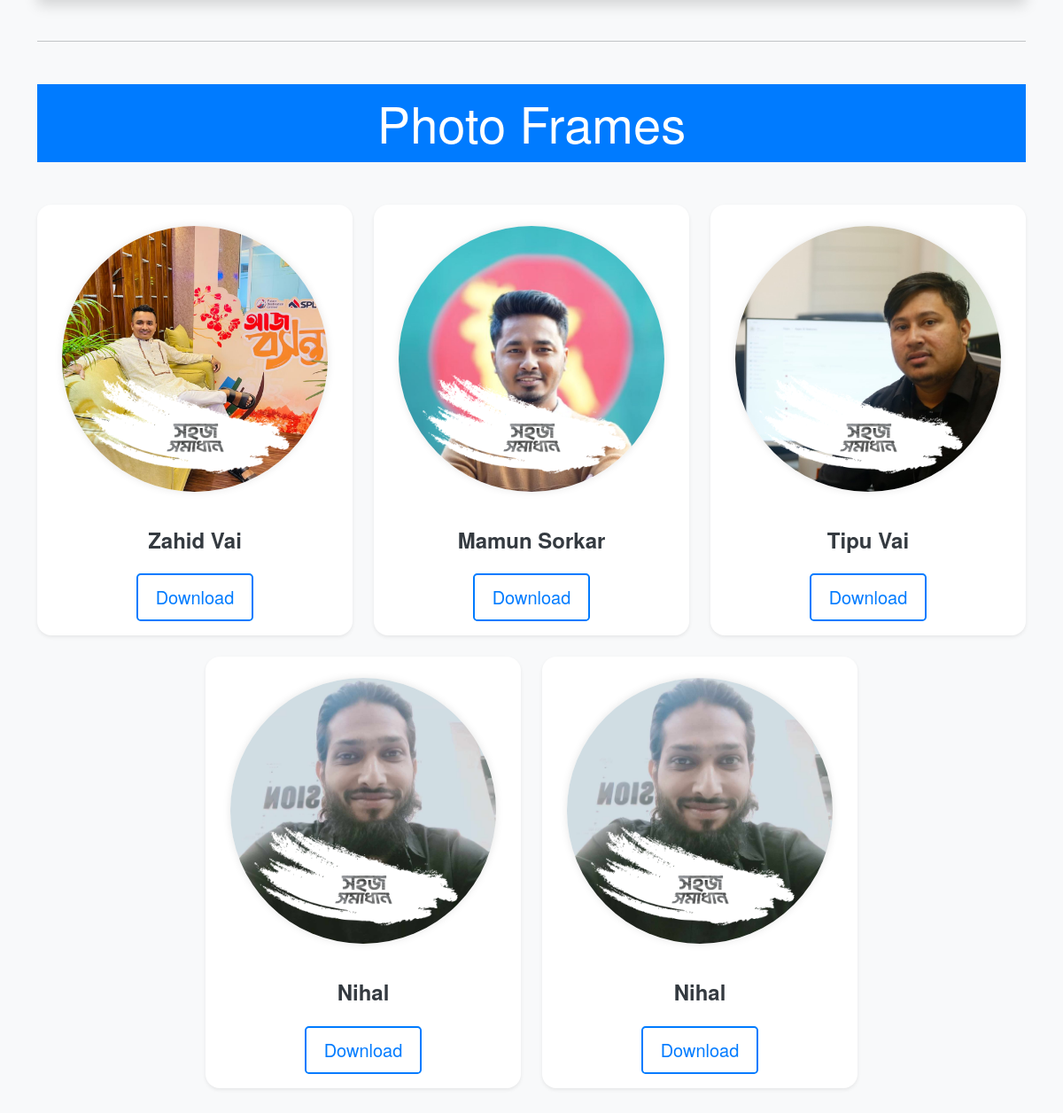
Before: /photoupload/ (lower part) with the older database file.
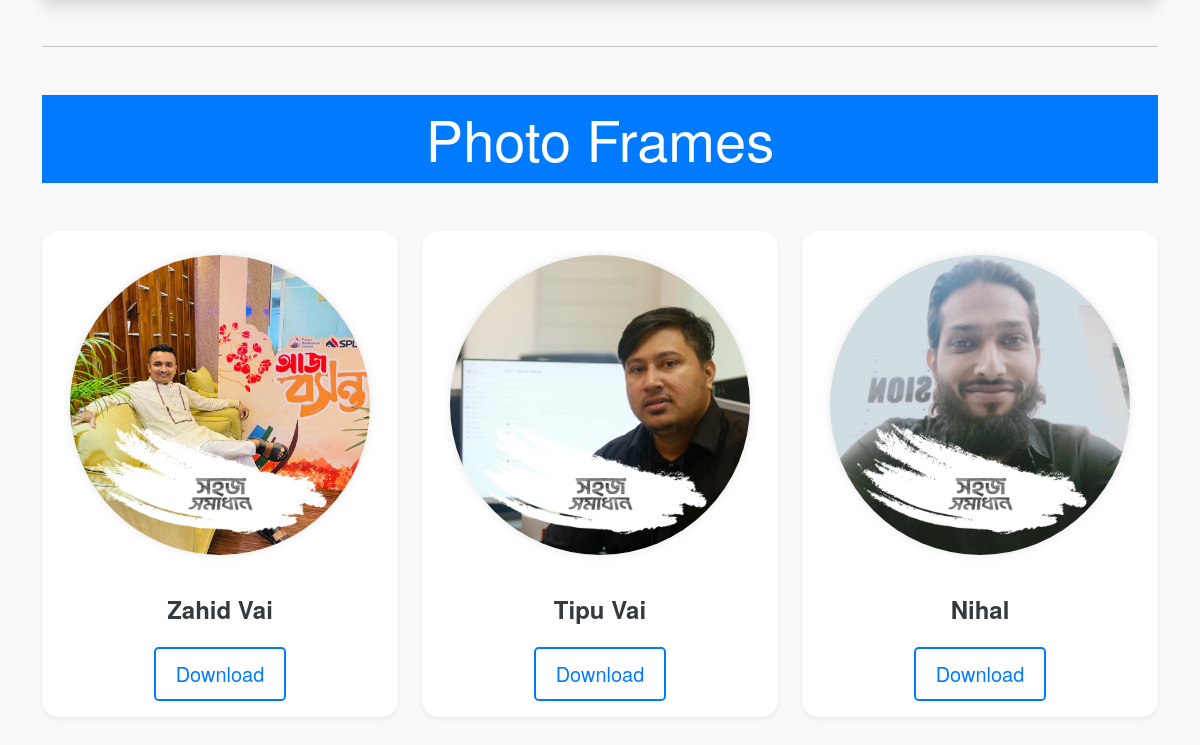
After: the same page with the newer database file.
### PhotoUpload/models.py (models this page shows, shortened)
class PhotoFrame(models.Model):
    image = models.ImageField(upload_to='photo_frame_images')
    name = models.CharField(max_length=100)
    card_design = models.ForeignKey(CardDesign, on_delete=models.CASCADE)

class CardDesign(models.Model):
    card_design = models.ImageField(upload_to='card_designs', default='default_card.png')

### PhotoUpload/views.py (the view)
# urls.py: path('photoupload/', views.photoupload, name='photoupload'),
def photoupload(request):
    if request.method == 'POST':
        image = request.FILES.get('image')
        card_design_id = request.POST.get('card_design')
        card_design = CardDesign.objects.get(pk=card_design_id)
        PhotoFrame.objects.create(image=image, card_design=card_design)
        return redirect('photoupload')
    else:
        card_designs = CardDesign.objects.all()
        photo_frames = PhotoFrame.objects.all()
        return render(request, 'PhotoUpload/photoupload.html', {'card_designs': card_designs, 'photo_frames': photo_frames})

### PhotoUpload/templates/photoupload/photoupload.html (shortened to what this page needs)
{% extends "PhotoUpload/base.html" %}
{% load static %}
{% block body %}
<div class="container py-5">
    <hr class="my-5">
    <h1 class="text-center mb-5 display-4" style="background-color: #007bff; color: #fff; padding: 10px;">Photo Frames</h1>
    <div class="row justify-content-center">
        {% for photo_frame in photo_frames %}
            <div class="col-md-6 col-lg-4 mb-4">
                <div class="card border-0 shadow-sm">
                    <div class="square-image-wrapper rounded-circle mx-auto mt-4 position-relative" style="width: 300px; height: 300px; overflow: hidden;">
                        <div class="card-design-wrapper position-absolute top-0 start-0 w-100 h-100" style="background-image: url('{{ photo_frame.card_design.card_design.url }}'); background-size: cover; background-position: center;"></div>
                    </div>
                    <div class="card-body text-center">
                        <h5 class="card-title mt-4">{{ photo_frame.name }}</h5>
                        <a href="{% url 'download_photo_frame' pk=photo_frame.pk %}" class="btn btn-outline-primary mt-3">Download</a>
                    </div>
                </div>
            </div>
        {% endfor %}
    </div>
</div>
{% endblock %}

Changed rows visible on the page:
removed PhotoFrame: card_design.card_design (picture), name "Mamun Sorkar"
removed PhotoFrame: card_design.card_design (picture), name "Nihal"
